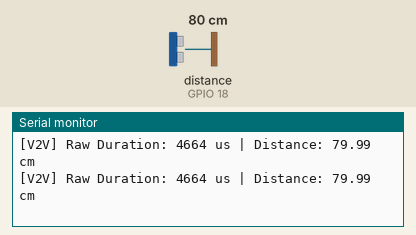
This sketch was run on a simulated ESP32. Parts: the last lines printed to the serial monitor. Wiring (inferred from the names in the program): ultrasonic range finder: trigger GPIO 5; echo GPIO 18. The test bench sets the inputs (shaded band); at power-on: distance to the obstacle (sensor on GPIO 18) 80 cm. The echo pulse lasts 58.3 µs per cm; WiFi joins after 1.5 s; servers stay silent unless stated.

Above: at 2.7 s.
2.8 s: distance to the obstacle (sensor on GPIO 18) set to 2 cm
At 2.86 s:
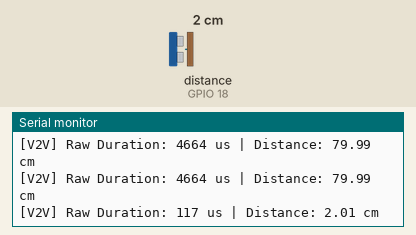
4.3 s: distance to the obstacle (sensor on GPIO 18) set to 4 cm
At 4.34 s:
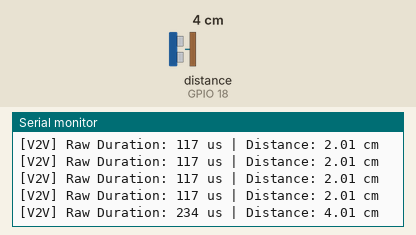
Timing chart, 0 to 7.3 s (numbered marks = the images above; inputs shaded):
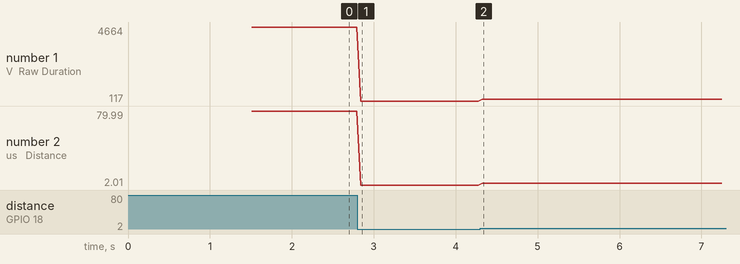

Measured:
- after the input at 2.8 s, the serial monitor: prints a new line at once (image 1)
- after the input at 4.3 s, the serial monitor: prints a new line at once (image 2)
- plotted number 1: 4664 → 117 after the input at 2.8 s, 117 → 234 after the input at 4.3 s
- plotted number 2: 79.99 → 2.01 after the input at 2.8 s, 2.01 → 4.01 after the input at 4.3 s

The sketch:

SensorNode.ino
```cpp
/*
 * SensorNode.ino - Distributed Sensor Agent (Broadcast Version)
 */
#include <esp_now.h>
#include <WiFi.h>

#define TRIG_PIN 5
#define ECHO_PIN 18
#define SOUND_SPEED 0.0343

#define WIFI_SSID "Gia"
#define WIFI_PASSWORD "e7jt92zp"

typedef struct struct_message {
    float distance;
} struct_message;
struct_message myData;

uint8_t broadcastAddress[] = {0xFF, 0xFF, 0xFF, 0xFF, 0xFF, 0xFF};

void setup() {
    Serial.begin(115200);
    pinMode(TRIG_PIN, OUTPUT);
    pinMode(ECHO_PIN, INPUT);

    // Set to Station mode and connect to sync Channel with Main Agent
    WiFi.mode(WIFI_STA);
    WiFi.begin(WIFI_SSID, WIFI_PASSWORD);

    Serial.print("[WIFI] Syncing Channel with Gia...");
    while (WiFi.status() != WL_CONNECTED) {
        delay(500);
        Serial.print(".");
    }
    Serial.println(" Channel Synced!");

    if (esp_now_init() != ESP_OK) {
        Serial.println("Error initializing ESP-NOW");
        return;
    }

    esp_now_peer_info_t peerInfo;
    memcpy(peerInfo.peer_addr, broadcastAddress, 6);
    peerInfo.channel = 0;
    peerInfo.encrypt = false;
    esp_now_add_peer(&peerInfo);
}

void loop() {
    digitalWrite(TRIG_PIN, LOW);
    delayMicroseconds(2);
    digitalWrite(TRIG_PIN, HIGH);
    delayMicroseconds(10);
    digitalWrite(TRIG_PIN, LOW);

    long duration = pulseIn(ECHO_PIN, HIGH, 30000); // 30ms = ~5 meters

    // Distance = Time * Speed / 2 (result in Centimeters)
    float distCm = (duration * SOUND_SPEED / 2.0);

    // If timeout (duration 0), set to 400cm
    if (duration == 0) distCm = 400.0;

    myData.distance = distCm; // We are now sending CM
    esp_now_send(broadcastAddress, (uint8_t *) &myData, sizeof(myData));

    // Detailed Debugging for the user
    Serial.printf("[V2V] Raw Duration: %ld us | Distance: %.2f cm\n", duration, distCm);

    delay(50); // 20Hz Update
}
```
